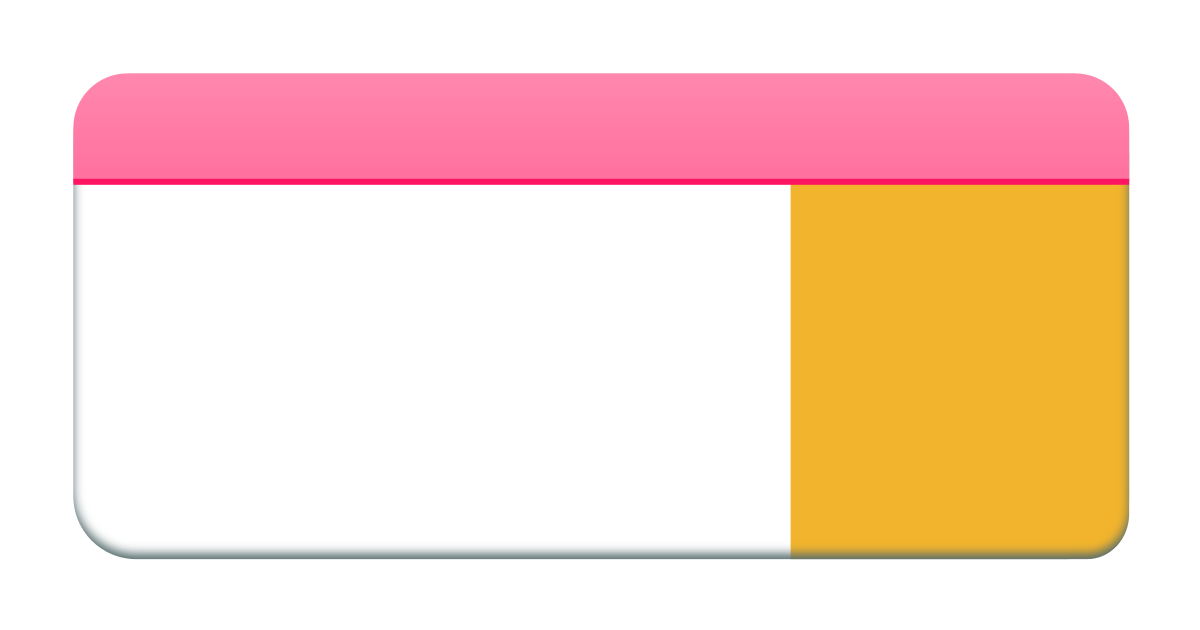
#> input picture assets/collections/og-image-template.png, 1200 x 630 px
$ python crop.py ../../assets/collections/og-image-template.png
#> lines starting #> are read from the running program, lines starting #| are printed output that depends on the picture; after the words box and inside, x2 and y2 are one past the last pixel; in counts of white or black regions, pixels touching at a corner belong together
#> further down, image is the input picture: PIL image 1200x630 RGBA; mean R, G, B, A 250.9, 220, 204.5, 172.3
from PIL import Image
import numpy as np

def crop_image(pil_image: Image.Image):
    # pil_image = Image.open(pil_image)
    if pil_image.mode != 'RGBA':
        pil_image = pil_image.convert('RGBA')
    np_array = np.array(pil_image)
    alpha_array =  np_array[:, :, 3]
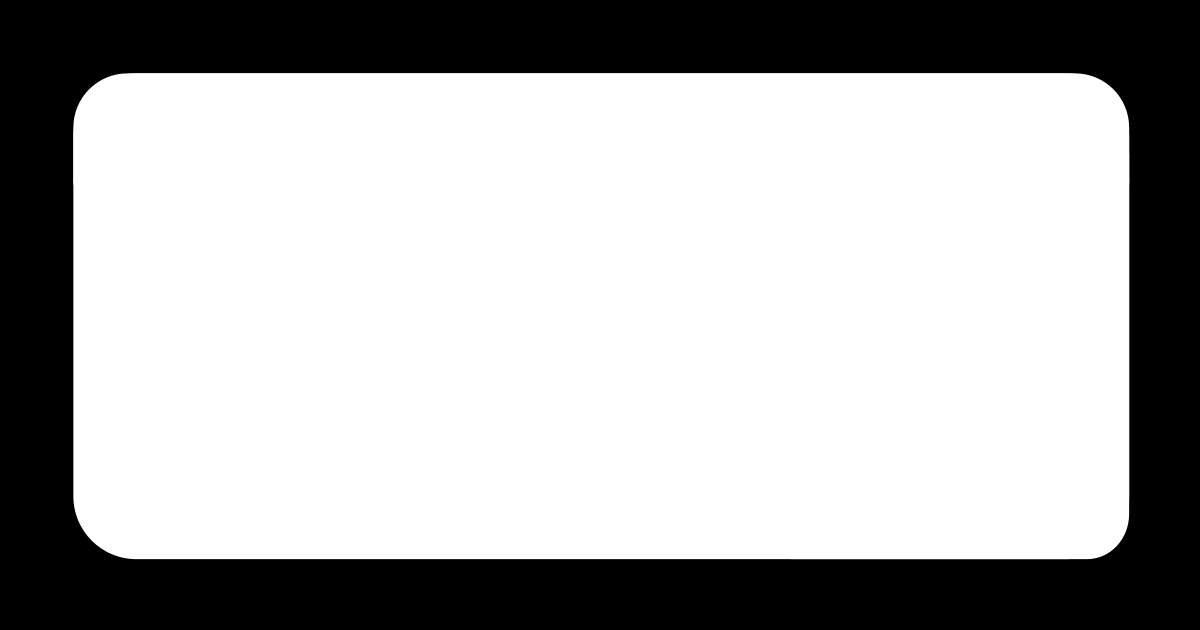
#> alpha_array: shape (630, 1200); min 0, max 255, mean 172.3

    mask: np.typing.NDArray = alpha_array >= 25
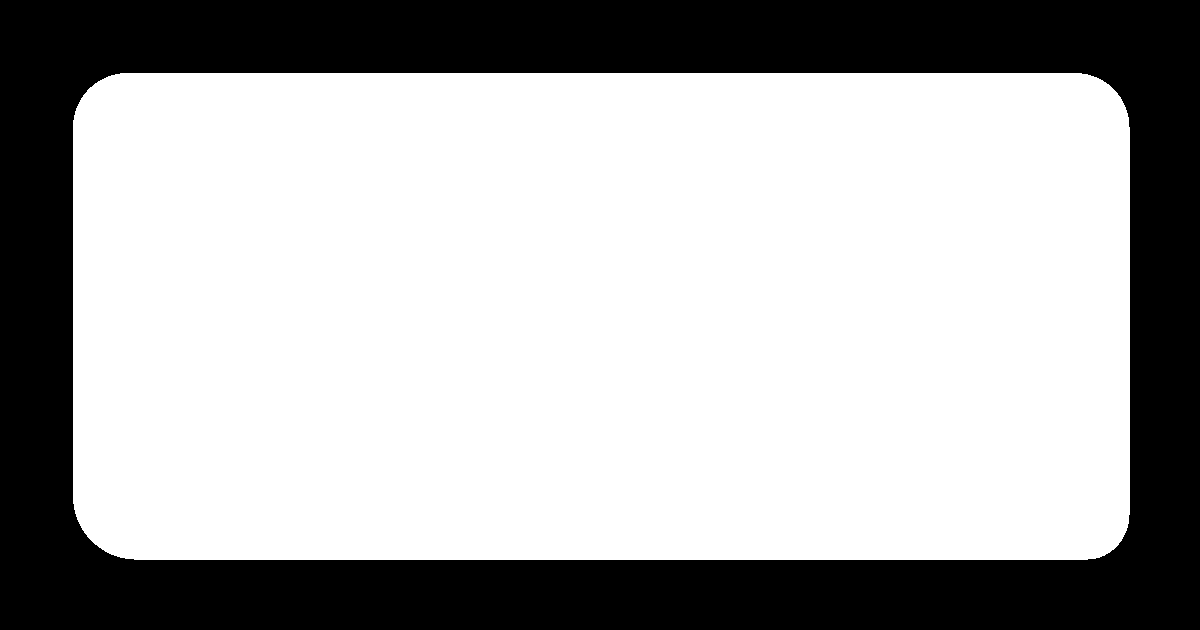
#> mask: shape (630, 1200) bool; 67.7% white; 1 black region, box (x1, y1, x2, y2) and area: (0, 0, 1200, 630) 243887

    rows = np.any(mask, axis=1)
    cols = np.any(mask, axis=0)

    if not rows.any():
        # fully transparent, nothing to crop
        return pil_image

    row_idx = np.where(rows)[0]
#> row_idx = 487 values from 73 to 559
    col_idx = np.where(cols)[0]
#> col_idx = 1057 values from 73 to 1129
    x0, x1 = row_idx[0], row_idx[-1] + 1
#> x0 = 73; x1 = 560
    y0, y1 = col_idx[0], col_idx[-1] + 1
#> y0 = 73; y1 = 1130

    cropped_box = np_array[x0:x1, y0:y1]
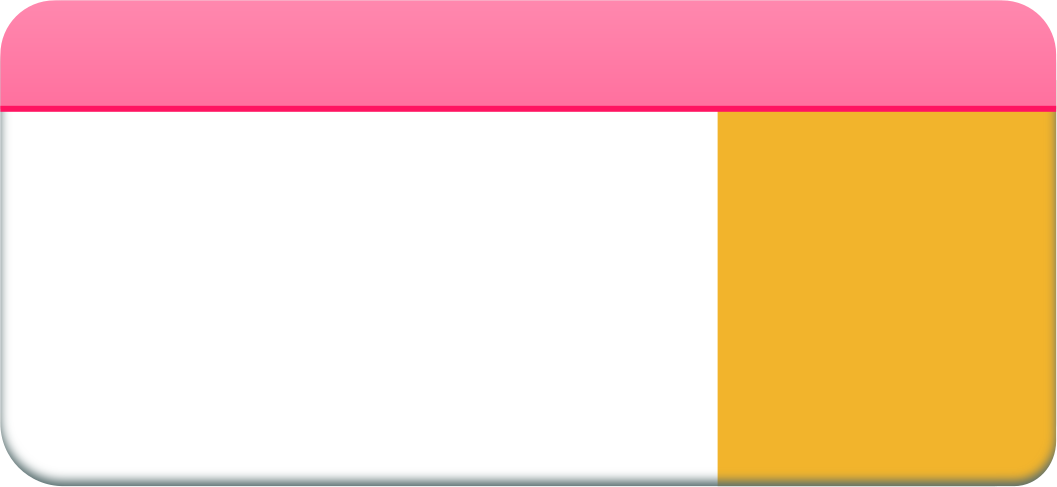
#> cropped_box: shape (487, 1057, 4); mean R, G, B, A 249, 203.6, 180.9, 253; transparent parts drawn white
    pil_image = Image.fromarray(cropped_box)
    return pil_image

if __name__ == "__main__":
    import argparse
    from glob import glob

    argparser = argparse.ArgumentParser(
        description = 'Crop images'
    )

    argparser.add_argument(
        'files',
        nargs = '+',
        help = 'Input file(s) to crop',
    )

    args = argparser.parse_args()

    files: list[str] = []

    for file in args.files:
        files.extend(glob(file))

    if len(files) == 0:
        print('no files to crop')

    for file in files:
        try:
            image = Image.open(file)
            image = crop_image(image)
            image.save(file)
        except Exception as e:
            print(e)
